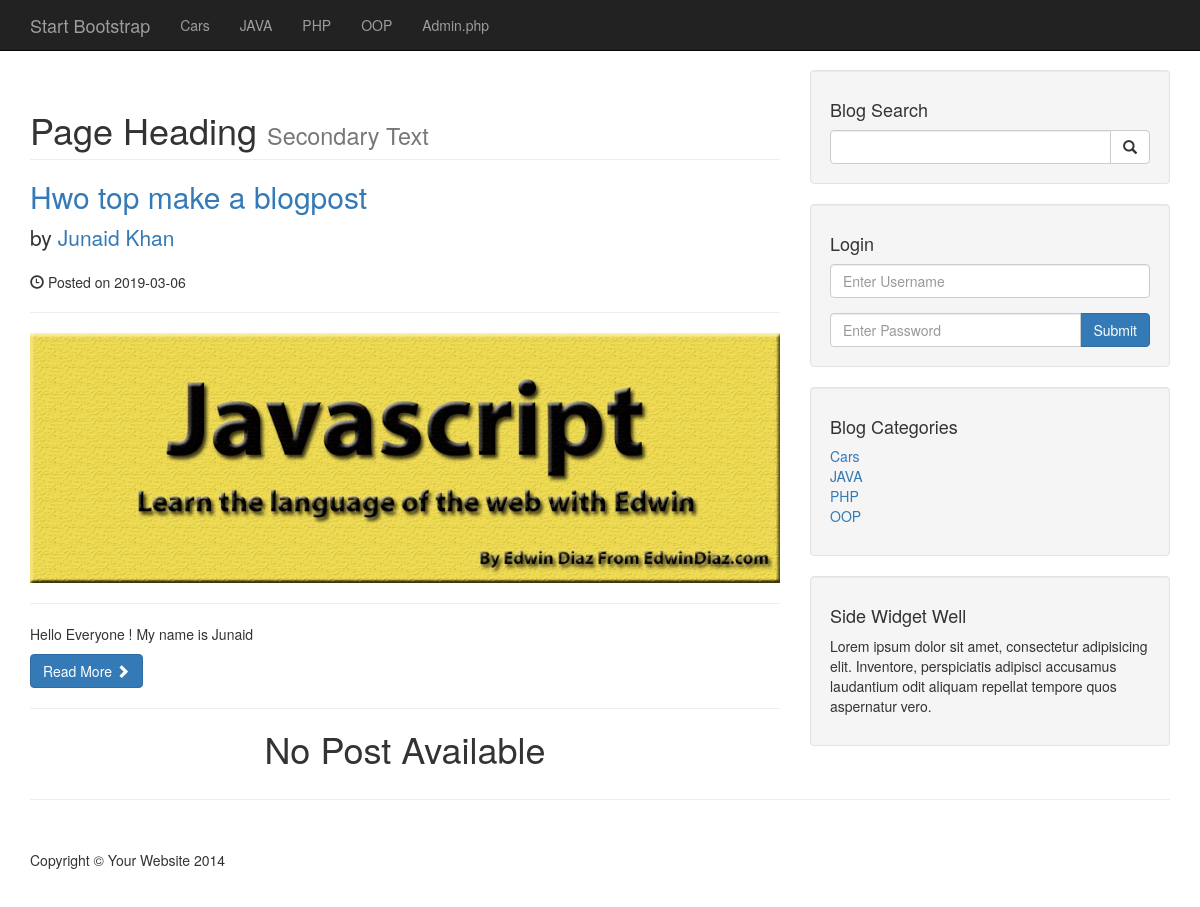
Before: / with the older database file.
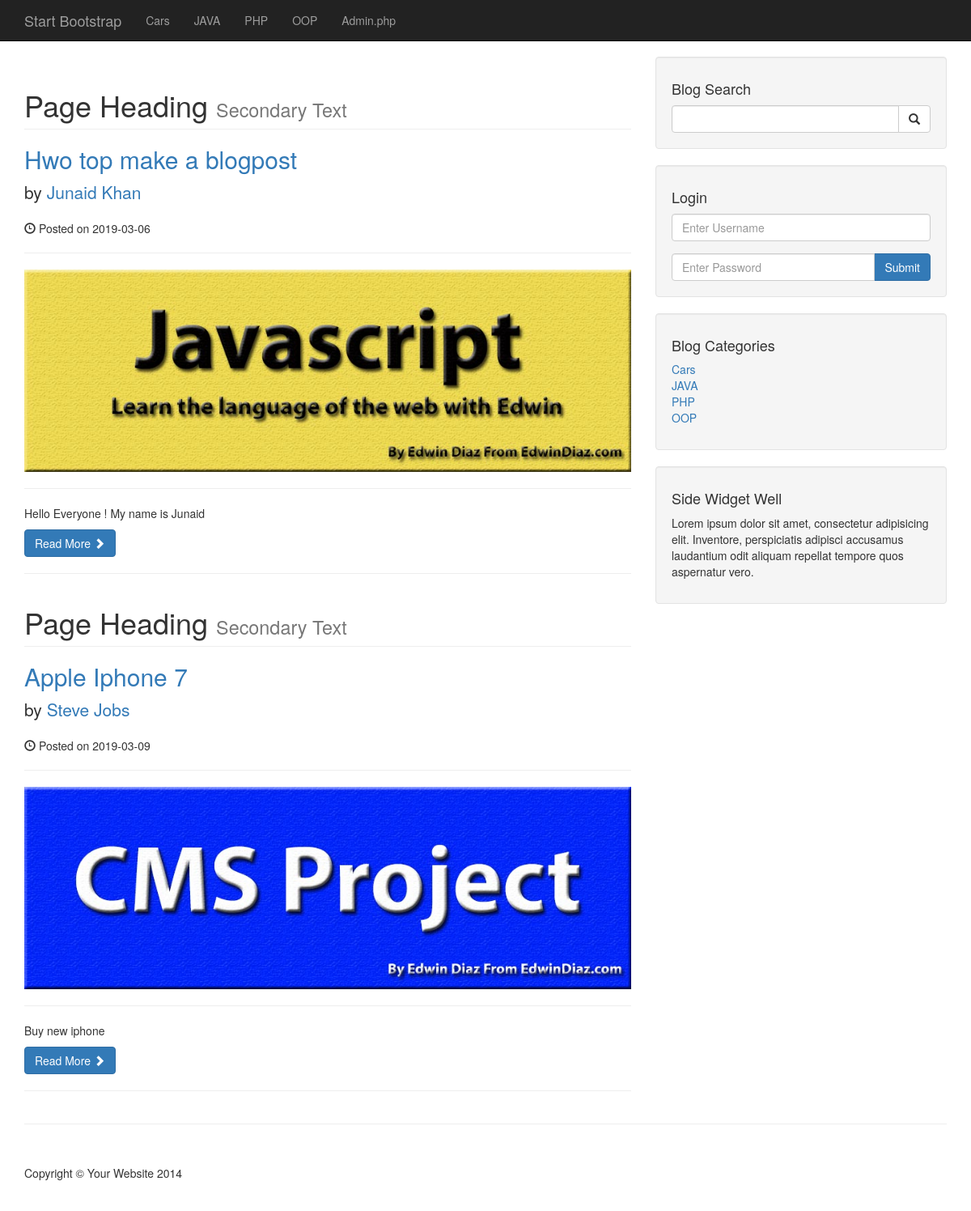
After: the same page with the newer database file.
### tables this page shows
CREATE TABLE `categories` (
  `cat_id` int(3) NOT NULL,
  `cat_title` varchar(255) NOT NULL
);

CREATE TABLE `posts` (
  `post_id` int(3) NOT NULL,
  `post_category_id` int(3) NOT NULL,
  `post_title` varchar(255) NOT NULL,
  `post_author` varchar(255) NOT NULL,
  `post_date` date NOT NULL,
  `post_image` text NOT NULL,
  `post_content` text NOT NULL,
  `post_tags` varchar(255) NOT NULL,
  `post_comment_count` int(11) NOT NULL,
  `post_status` varchar(255) NOT NULL DEFAULT 'draft'
);

### index.php (the view)
<?php include "includes/db.php" ;?>
<?php include "includes/header.php" ;?>
  <?php include "includes/navigation.php" ;?>
    <div class="container">
        <div class="row">
            <div class="col-md-8">
              <?php
                    $query = "SELECT * from posts";
$select_all_posts_query = mysqli_query($connection , $query);
            while($row = mysqli_fetch_assoc($select_all_posts_query))
            {
                $post_id = $row['post_id'];
                $post_title = $row['post_title'];
                 $post_author = $row['post_author'];
                 $post_date = $row['post_date'];
                 $post_image = $row['post_image'];
                 $post_content = substr($row['post_content'],0,100);
                $post_status = $row['post_status'];
                if($post_status !== 'published'){
                 echo    "<h1 class='text-center'> No Post Available</h1>";
                }
                else{
                ?>
                <h1 class="page-header">
                    Page Heading
                    <small>Secondary Text</small>
                </h1>
                <h2>
                    <a href="post.php?p_id=<?php echo $post_id ;?>"><?php echo $post_title; ?></a>
                </h2>
                <p class="lead">
                    by <a href="index.php"><?php echo $post_author; ?></a>
                </p>
                <p><span class="glyphicon glyphicon-time"></span> Posted on <?php echo $post_date; ?></p>
                <hr>
                <img class="img-responsive" src="images/<?php echo
                    $post_image;?>" alt="">
                <hr>
                <p><?php echo $post_content; ?></p>
                <a class="btn btn-primary" href="#">Read More <span class="glyphicon glyphicon-chevron-right"></span></a>
                <hr>
            <?php    } }?>
            </div>
            <?php include "includes/sidebar.php";?>
        </div>
        <hr>
<?php include "includes/footer.php";?>

### includes/header.php (shortened to what this page needs)
<!DOCTYPE html>
<html lang="en">
<head>
    <link href="css/bootstrap.min.css" rel="stylesheet">
    <link href="css/blog-home.css" rel="stylesheet">
</head>
<body>

### includes/navigation.php (shortened to what this page needs)
  <nav class="navbar navbar-inverse navbar-fixed-top" role="navigation">
        <div class="container">
            <div class="navbar-header">
                <a class="navbar-brand" href="./index.php">Start Bootstrap</a>
            </div>
            <div class="collapse navbar-collapse" id="bs-example-navbar-collapse-1">
                <ul class="nav navbar-nav">
                <?php
                    $query = "SELECT * from categories";
$select_all_categories_query = mysqli_query($connection , $query);
            while($row = mysqli_fetch_assoc($select_all_categories_query))
            {
                $cat_title = $row['cat_title'];
                echo"<li><a href='#'>{$cat_title}</a></li>";
            }
                ?>
                    <li>
                        <a href="admin">Admin.php</a>
                    </li>
                </ul>
            </div>
        </div>
    </nav>

### includes/sidebar.php
<div class="col-md-4">
               <div class="well">
                   <h4>Blog Search</h4>
                   <form action="search.php" method="post">
                   <div class="input-group">
                       <input name="search" type="text" class="form-control">
                       <span class="input-group-btn">
                           <button name="submit" class="btn btn-default" type="submit" >
                               <span class="glyphicon glyphicon-search"></span>
                       </button>
                       </span>
                   </div>
                   </form>
               </div>
   <div class="well">
       <h4>Login</h4>
       <form action="includes/login.php" method="post">
       <div class="form-group">
           <input placeholder="Enter Username" name="username" type="text" class="form-control">
       </div>
       <div class="input-group">
           <input placeholder="Enter Password" name="password" type="password" class="form-control">
           <span class="input-group-btn">
               <button class="btn btn-primary" name="login" type="submit">
                   Submit
               </button>
           </span>
       </div>
       </form>
   </div>
               <div class="well">
           <?php
               $query = "SELECT * from categories";
       $select_categories_sidebar= mysqli_query($connection , $query)
           ?>
                   <h4>Blog Categories</h4>
                   <div class="row">
                       <div class="col-lg-12">
                           <ul class="list-unstyled">
           <?php
           while($row = mysqli_fetch_assoc($select_categories_sidebar))
           {
           $cat_title = $row['cat_title'];
           $cat_id = $row['cat_id'];
           echo"<li><a href='category.php?category=$cat_id'>{$cat_title}</a></li>";
           }
           ?>
                       </ul>
                       </div>
                   </div>
               </div>
               <?php include "widget.php"; ?>
           </div>

### includes/widget.php
<div class="well">
    <h4>Side Widget Well</h4>
    <p>Lorem ipsum dolor sit amet, consectetur adipisicing elit. Inventore, perspiciatis adipisci accusamus laudantium odit aliquam repellat tempore quos aspernatur vero.</p>
</div>

### includes/footer.php (shortened to what this page needs)
        <footer>
            <div class="row">
                <div class="col-lg-12">
                    <p>Copyright &copy; Your Website 2014</p>
                </div>
            </div>
        </footer>
    </div>
</body>
</html>

### css/blog-home.css (style rules this page uses)
body { padding-top: 70px; }
footer { margin: 50px 0; }

Changed rows visible on the page:
changed posts: post_title (not shown) → "Apple Iphone 7"; post_author (not shown) → "Steve Jobs"; post_date (not shown) → "2019-03-09"; post_image: picture added; post_content (not shown) → "Buy new iphone"; post_status "No Post Available" → "Page Heading Secondary Text by Posted on Read More"
